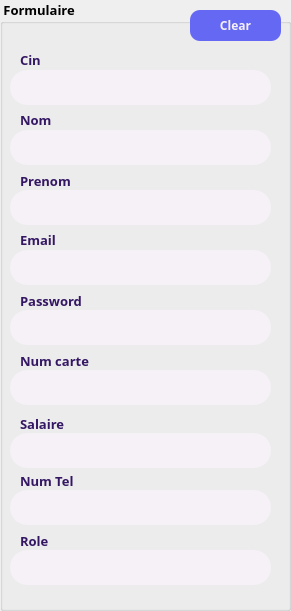
     <widget class="QGroupBox" name="formulaire">
      <property name="geometry">
       <rect>
        <x>20</x>
        <y>40</y>
        <width>291</width>
        <height>611</height>
       </rect>
      </property>
      <property name="font">
       <font>
        <family>Montserrat Black</family>
        <pointsize>10</pointsize>
        <weight>75</weight>
        <bold>true</bold>
       </font>
      </property>
      <property name="styleSheet">
       <string notr="true">#formulaire{
border: 2px solid rgb(101, 104, 243); 
border-radius: 10px; 
color: rgb(101, 104, 243)
}</string>
      </property>
      <property name="title">
       <string> Formulaire</string>
      </property>
      <widget class="QLineEdit" name="cinInput">
       <property name="geometry">
        <rect>
         <x>10</x>
         <y>70</y>
         <width>261</width>
         <height>35</height>
        </rect>
       </property>
       <property name="font">
        <font>
         <family>Montserrat SemiBold</family>
         <pointsize>10</pointsize>
         <weight>75</weight>
         <bold>true</bold>
        </font>
       </property>
       <property name="styleSheet">
        <string notr="true">background-color: rgb(245, 241, 246);
border-radius: 17px;
padding: 5px 10px;
</string>
       </property>
      </widget>
      <widget class="QLabel" name="label">
       <property name="geometry">
        <rect>
         <x>20</x>
         <y>53</y>
         <width>52</width>
         <height>14</height>
        </rect>
       </property>
       <property name="font">
        <font>
         <family>Montserrat SemiBold</family>
         <pointsize>10</pointsize>
         <weight>75</weight>
         <bold>true</bold>
        </font>
       </property>
       <property name="styleSheet">
        <string notr="true">color: rgb(52, 23, 99);</string>
       </property>
       <property name="text">
        <string>Cin</string>
       </property>
      </widget>
      <widget class="QLabel" name="label_2">
       <property name="geometry">
        <rect>
         <x>20</x>
         <y>113</y>
         <width>52</width>
         <height>14</height>
        </rect>
       </property>
       <property name="font">
        <font>
         <family>Montserrat SemiBold</family>
         <pointsize>10</pointsize>
         <weight>75</weight>
         <bold>true</bold>
        </font>
       </property>
       <property name="styleSheet">
        <string notr="true">color: rgb(52, 23, 99);</string>
       </property>
       <property name="text">
        <string>Nom</string>
       </property>
      </widget>
      <widget class="QLineEdit" name="nomInput">
       <property name="geometry">
        <rect>
         <x>10</x>
         <y>130</y>
         <width>261</width>
         <height>35</height>
        </rect>
       </property>
       <property name="font">
        <font>
         <family>Montserrat SemiBold</family>
         <pointsize>10</pointsize>
         <weight>75</weight>
         <bold>true</bold>
        </font>
       </property>
       <property name="styleSheet">
        <string notr="true">background-color: rgb(245, 241, 246);
border-radius: 17px;
padding: 5px 10px;
</string>
       </property>
      </widget>
      <widget class="QLabel" name="label_3">
       <property name="geometry">
        <rect>
         <x>20</x>
         <y>173</y>
         <width>91</width>
         <height>16</height>
        </rect>
       </property>
       <property name="font">
        <font>
         <family>Montserrat SemiBold</family>
         <pointsize>10</pointsize>
         <weight>75</weight>
         <bold>true</bold>
        </font>
       </property>
       <property name="styleSheet">
        <string notr="true">color: rgb(52, 23, 99);</string>
       </property>
       <property name="text">
        <string>Prenom</string>
       </property>
      </widget>
      <widget class="QLineEdit" name="prenomInput">
       <property name="geometry">
        <rect>
         <x>10</x>
         <y>190</y>
         <width>261</width>
         <height>35</height>
        </rect>
       </property>
       <property name="font">
        <font>
         <family>Montserrat SemiBold</family>
         <pointsize>10</pointsize>
         <weight>75</weight>
         <bold>true</bold>
        </font>
       </property>
       <property name="styleSheet">
        <string notr="true">background-color: rgb(245, 241, 246);
border-radius: 17px;
padding: 5px 10px;
</string>
       </property>
      </widget>
      <widget class="QLineEdit" name="emailInput">
       <property name="geometry">
        <rect>
         <x>10</x>
         <y>250</y>
         <width>261</width>
         <height>35</height>
        </rect>
       </property>
       <property name="font">
        <font>
         <family>Montserrat SemiBold</family>
         <pointsize>10</pointsize>
         <weight>75</weight>
         <bold>true</bold>
        </font>
       </property>
       <property name="styleSheet">
        <string notr="true">background-color: rgb(245, 241, 246);
border-radius: 17px;
padding: 5px 10px;
</string>
       </property>
       <property name="text">
        <string/>
       </property>
      </widget>
      <widget class="QLabel" name="label_4">
       <property name="geometry">
        <rect>
         <x>20</x>
         <y>233</y>
         <width>52</width>
         <height>14</height>
        </rect>
       </property>
       <property name="font">
        <font>
         <family>Montserrat SemiBold</family>
         <pointsize>10</pointsize>
         <weight>75</weight>
         <bold>true</bold>
        </font>
       </property>
       <property name="styleSheet">
        <string notr="true">color: rgb(52, 23, 99);</string>
       </property>
       <property name="text">
        <string>Email</string>
       </property>
      </widget>
      <widget class="QLineEdit" name="passwordInput">
       <property name="geometry">
        <rect>
         <x>10</x>
         <y>310</y>
         <width>261</width>
         <height>35</height>
        </rect>
       </property>
       <property name="font">
        <font>
         <family>Montserrat SemiBold</family>
         <pointsize>10</pointsize>
         <weight>75</weight>
         <bold>true</bold>
        </font>
       </property>
       <property name="styleSheet">
        <string notr="true">background-color: rgb(245, 241, 246);
border-radius: 17px;
padding: 5px 10px;
</string>
       </property>
       <property name="echoMode">
        <enum>QLineEdit::Password</enum>
       </property>
      </widget>
      <widget class="QLabel" name="label_5">
       <property name="geometry">
        <rect>
         <x>20</x>
         <y>293</y>
         <width>111</width>
         <height>16</height>
        </rect>
       </property>
       <property name="font">
        <font>
         <family>Montserrat SemiBold</family>
         <pointsize>10</pointsize>
         <weight>75</weight>
         <bold>true</bold>
        </font>
       </property>
       <property name="styleSheet">
        <string notr="true">color: rgb(52, 23, 99);</string>
       </property>
       <property name="text">
        <string>Password</string>
       </property>
      </widget>
      <widget class="QLineEdit" name="numCarteInput">
       <property name="geometry">
        <rect>
         <x>10</x>
         <y>370</y>
         <width>261</width>
         <height>35</height>
        </rect>
       </property>
       <property name="font">
        <font>
         <family>Montserrat SemiBold</family>
         <pointsize>10</pointsize>
         <weight>75</weight>
         <bold>true</bold>
        </font>
       </property>
       <property name="styleSheet">
        <string notr="true">background-color: rgb(245, 241, 246);
border-radius: 17px;
padding: 5px 10px;
</string>
       </property>
       <property name="text">
        <string/>
       </property>
      </widget>
      <widget class="QLabel" name="label_6">
       <property name="geometry">
        <rect>
         <x>20</x>
         <y>353</y>
         <width>111</width>
         <height>16</height>
        </rect>
       </property>
       <property name="font">
        <font>
         <family>Montserrat SemiBold</family>
         <pointsize>10</pointsize>
         <weight>75</weight>
         <bold>true</bold>
        </font>
       </property>
       <property name="styleSheet">
        <string notr="true">color: rgb(52, 23, 99);</string>
       </property>
       <property name="text">
        <string>Num carte</string>
       </property>
      </widget>
      <widget class="QLabel" name="label_7">
       <property name="geometry">
        <rect>
         <x>20</x>
         <y>473</y>
         <width>171</width>
         <height>16</height>
        </rect>
       </property>
       <property name="font">
        <font>
         <family>Montserrat SemiBold</family>
         <pointsize>10</pointsize>
         <weight>75</weight>
         <bold>true</bold>
        </font>
       </property>
       <property name="styleSheet">
        <string notr="true">color: rgb(52, 23, 99);</string>
       </property>
       <property name="text">
        <string>Num Tel</string>
       </property>
      </widget>
      <widget class="QLineEdit" name="telnput">
       <property name="geometry">
        <rect>
         <x>10</x>
         <y>490</y>
         <width>261</width>
         <height>35</height>
        </rect>
       </property>
       <property name="font">
        <font>
         <family>Montserrat SemiBold</family>
         <pointsize>10</pointsize>
         <weight>75</weight>
         <bold>true</bold>
        </font>
       </property>
       <property name="styleSheet">
        <string notr="true">background-color: rgb(245, 241, 246);
border-radius: 17px;
padding: 5px 10px;
</string>
       </property>
       <property name="text">
        <string/>
       </property>
      </widget>
      <widget class="QLineEdit" name="roleInput">
       <property name="geometry">
        <rect>
         <x>10</x>
         <y>550</y>
         <width>261</width>
         <height>35</height>
        </rect>
       </property>
       <property name="font">
        <font>
         <family>Montserrat SemiBold</family>
         <pointsize>10</pointsize>
         <weight>75</weight>
         <bold>true</bold>
        </font>
       </property>
       <property name="styleSheet">
        <string notr="true">background-color: rgb(245, 241, 246);
border-radius: 17px;
padding: 5px 10px;
</string>
       </property>
       <property name="text">
        <string/>
       </property>
      </widget>
      <widget class="QLabel" name="label_8">
       <property name="geometry">
        <rect>
         <x>20</x>
         <y>533</y>
         <width>171</width>
         <height>16</height>
        </rect>
       </property>
       <property name="font">
        <font>
         <family>Montserrat SemiBold</family>
         <pointsize>10</pointsize>
         <weight>75</weight>
         <bold>true</bold>
        </font>
       </property>
       <property name="styleSheet">
        <string notr="true">color: rgb(52, 23, 99);</string>
       </property>
       <property name="text">
        <string>Role</string>
       </property>
      </widget>
      <widget class="QLabel" name="label_14">
       <property name="geometry">
        <rect>
         <x>20</x>
         <y>416</y>
         <width>171</width>
         <height>16</height>
        </rect>
       </property>
       <property name="font">
        <font>
         <family>Montserrat SemiBold</family>
         <pointsize>10</pointsize>
         <weight>75</weight>
         <bold>true</bold>
        </font>
       </property>
       <property name="styleSheet">
        <string notr="true">color: rgb(52, 23, 99);</string>
       </property>
       <property name="text">
        <string>Salaire</string>
       </property>
      </widget>
      <widget class="QLineEdit" name="salaireInput">
       <property name="geometry">
        <rect>
         <x>10</x>
         <y>433</y>
         <width>261</width>
         <height>35</height>
        </rect>
       </property>
       <property name="font">
        <font>
         <family>Montserrat SemiBold</family>
         <pointsize>10</pointsize>
         <weight>75</weight>
         <bold>true</bold>
        </font>
       </property>
       <property name="styleSheet">
        <string notr="true">background-color: rgb(245, 241, 246);
border-radius: 17px;
padding: 5px 10px;
</string>
       </property>
       <property name="text">
        <string/>
       </property>
      </widget>
      <widget class="QPushButton" name="clearBtn">
       <property name="geometry">
        <rect>
         <x>190</x>
         <y>10</y>
         <width>91</width>
         <height>31</height>
        </rect>
       </property>
       <property name="font">
        <font>
         <family>Montserrat SemiBold</family>
         <pointsize>9</pointsize>
         <weight>75</weight>
         <bold>true</bold>
        </font>
       </property>
       <property name="cursor">
        <cursorShape>PointingHandCursor</cursorShape>
       </property>
       <property name="styleSheet">
        <string notr="true">QPushButton#clearBtn {
    background-color: rgb(101, 104, 243);
	color: rgb(245, 241, 246);
	border-radius: 10px;
 }

QPushButton#clearBtn:hover {
	background-color: rgb(254, 129, 75);
}

QPushButton#clearBtn:pressed {
	background-color: rgb(255, 114, 68);
}</string>
       </property>
       <property name="text">
        <string>Clear</string>
       </property>
       <property name="icon">
        <iconset resource="resource.qrc">
         <normaloff>:/resource/img/eraser.png</normaloff>:/resource/img/eraser.png</iconset>
       </property>
       <property name="iconSize">
        <size>
         <width>22</width>
         <height>22</height>
        </size>
       </property>
      </widget>
     </widget>
